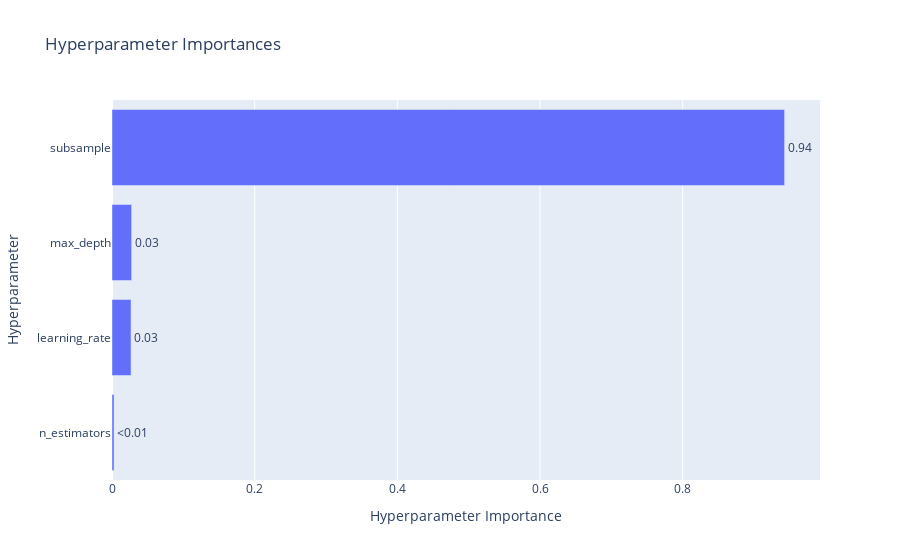

Source (notebook cell):
### Code cell
# Plot parameter importances
plot_param_importances(study)

### Figure 1 — Plotly figure (JSON) as saved in the notebook; plotly's stock layout.template omitted (floating-point values rounded to 4 significant figures)
{"data": [{"cliponaxis": false, "hovertemplate": ["n_estimators (IntDistribution): 0.0028775650718302894<extra></extra>", "learning_rate (FloatDistribution): 0.02669559474462005<extra></extra>", "max_depth (IntDistribution): 0.027549888873899604<extra></extra>", "subsample (FloatDistribution): 0.94287695130965<extra></extra>"], "name": "Objective Value", "orientation": "h", "text": ["<0.01", "0.03", "0.03", "0.94"], "textposition": "outside", "type": "bar", "x": [0.002878, 0.0267, 0.02755, 0.9429], "y": ["n_estimators", "learning_rate", "max_depth", "subsample"]}], "layout": {"title": {"text": "Hyperparameter Importances"}, "xaxis": {"title": {"text": "Hyperparameter Importance"}}, "yaxis": {"title": {"text": "Hyperparameter"}}}}
